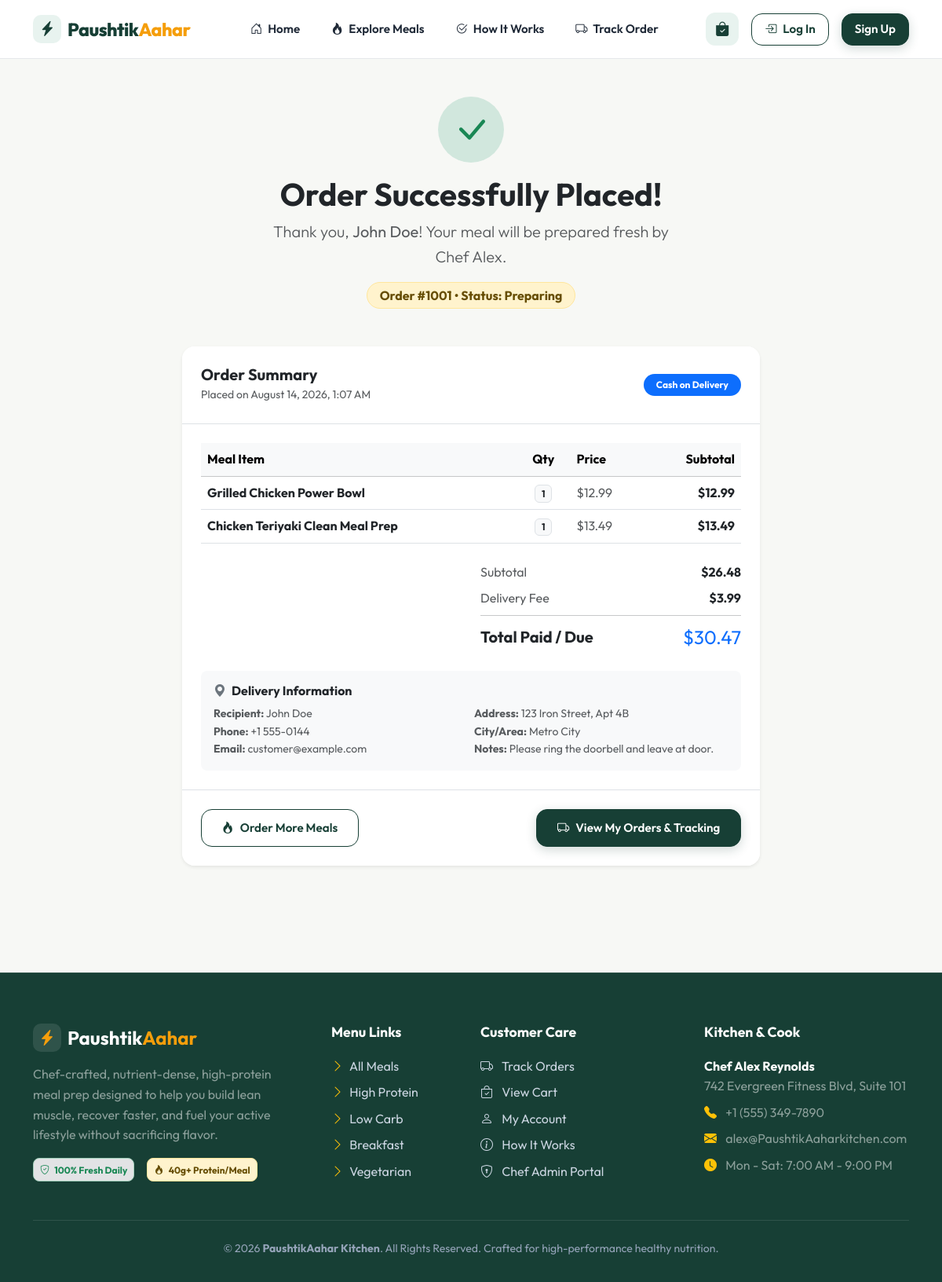
Page /order-success.php?id=1001 on the committed database.
### tables this page shows
CREATE TABLE `orders` (
  `id` INT AUTO_INCREMENT PRIMARY KEY,
  `user_id` INT NULL,
  `customer_name` VARCHAR(100) NOT NULL,
  `customer_email` VARCHAR(120) NOT NULL,
  `customer_phone` VARCHAR(30) NOT NULL,
  `delivery_address` TEXT NOT NULL,
  `delivery_city` VARCHAR(80) NOT NULL,
  `delivery_instructions` TEXT NULL,
  `subtotal` DECIMAL(10,2) NOT NULL,
  `delivery_fee` DECIMAL(10,2) NOT NULL DEFAULT 3.99,
  `total` DECIMAL(10,2) NOT NULL,
  `payment_method` VARCHAR(50) NOT NULL DEFAULT 'Cash on Delivery',
  `payment_status` ENUM('Pending', 'Paid') NOT NULL DEFAULT 'Pending',
  `status` ENUM('Pending', 'Confirmed', 'Preparing', 'Ready', 'Out for Delivery', 'Delivered', 'Cancelled') NOT NULL DEFAULT 'Pending',
  `created_at` TIMESTAMP DEFAULT CURRENT_TIMESTAMP,
  `updated_at` TIMESTAMP DEFAULT CURRENT_TIMESTAMP ON UPDATE CURRENT_TIMESTAMP,
  FOREIGN KEY (`user_id`) REFERENCES `users`(`id`) ON DELETE SET NULL
);

CREATE TABLE `order_items` (
  `id` INT AUTO_INCREMENT PRIMARY KEY,
  `order_id` INT NOT NULL,
  `meal_id` INT NULL,
  `meal_name` VARCHAR(150) NOT NULL,
  `price` DECIMAL(10,2) NOT NULL,
  `quantity` INT NOT NULL DEFAULT 1,
  `subtotal` DECIMAL(10,2) NOT NULL,
  FOREIGN KEY (`order_id`) REFERENCES `orders`(`id`) ON DELETE CASCADE,
  FOREIGN KEY (`meal_id`) REFERENCES `meals`(`id`) ON DELETE SET NULL
);

CREATE TABLE `settings` (
  `key_name` VARCHAR(50) PRIMARY KEY,
  `key_value` TEXT NOT NULL
);

### includes/functions.php (called while the page is built, shortened)
<?php
function e($string) {
    return htmlspecialchars((string)$string, ENT_QUOTES, 'UTF-8');
}
function format_price($amount) {
    return '$' . number_format((float)$amount, 2);
}
function get_setting($key, $default = '') {
    global $pdo;
    try {
        $stmt = $pdo->prepare("SELECT key_value FROM settings WHERE key_name = ? LIMIT 1");
        $stmt->execute([$key]);
        $row = $stmt->fetch();
        return $row ? $row['key_value'] : $default;
    } catch (PDOException $e) {
        return $default;
    }
}

### order-success.php (the view, shortened to what this page needs)
<?php
require_once __DIR__ . '/config/database.php';
require_once __DIR__ . '/includes/functions.php';
$order_id = (int)($_GET['id'] ?? ($_SESSION['last_order_id'] ?? 0));
$stmt = $pdo->prepare("SELECT * FROM orders WHERE id = ?");
$stmt->execute([$order_id]);
$order = $stmt->fetch();
$stmt_items = $pdo->prepare("SELECT * FROM order_items WHERE order_id = ?");
$stmt_items->execute([$order_id]);
$items = $stmt_items->fetchAll();
require_once __DIR__ . '/includes/header.php';
?>
<div class="container py-5">
  <div class="row justify-content-center">
    <div class="col-lg-8">
      <div class="text-center mb-5">
        <div class="d-inline-flex align-items-center justify-content-center rounded-circle bg-success-subtle text-success mb-3" style="width: 84px; height: 84px;">
          <i class="bi bi-check-lg" style="font-size: 3rem;"></i>
        </div>
        <h1 class="fw-bold text-dark display-6 mb-2">Order Successfully Placed!</h1>
        <p class="lead text-muted mx-auto" style="max-width: 520px;">
          Thank you, <strong><?= e($order['customer_name']) ?></strong>! Your meal will be prepared fresh by Chef Alex.
        </p>
        <span class="badge bg-warning-subtle text-warning-emphasis border border-warning-subtle px-3 py-2 rounded-pill fs-6">
          Order #<?= $order['id'] ?> • Status: <?= e($order['status']) ?>
        </span>
      </div>
      <div class="card border-0 shadow-sm rounded-4 overflow-hidden mb-4">
        <div class="card-header bg-white p-4 border-bottom d-flex justify-content-between align-items-center">
          <div>
            <h5 class="fw-bold text-dark mb-0">Order Summary</h5>
            <small class="text-muted">Placed on <?= date('F j, Y, g:i A', strtotime($order['created_at'])) ?></small>
          </div>
          <span class="badge bg-primary px-3 py-2 rounded-pill"><?= e($order['payment_method']) ?></span>
        </div>
        <div class="card-body p-4">
          <div class="table-responsive mb-4">
            <table class="table align-middle mb-0">
              <thead class="table-light">
                <tr>
                  <th scope="col">Meal Item</th>
                  <th scope="col" class="text-center">Qty</th>
                  <th scope="col">Price</th>
                  <th scope="col" class="text-end">Subtotal</th>
                </tr>
              </thead>
              <tbody>
                <?php foreach ($items as $item): ?>
                  <tr>
                    <td class="fw-bold text-dark"><?= e($item['meal_name']) ?></td>
                    <td class="text-center"><span class="badge bg-light text-dark border"><?= $item['quantity'] ?></span></td>
                    <td class="text-muted"><?= format_price($item['price']) ?></td>
                    <td class="text-end fw-bold text-dark"><?= format_price($item['subtotal']) ?></td>
                  </tr>
                <?php endforeach; ?>
              </tbody>
            </table>
          </div>
          <div class="row justify-content-end mb-4">
            <div class="col-md-6">
              <div class="d-flex justify-content-between mb-2">
                <span class="text-muted">Subtotal</span>
                <span class="fw-bold text-dark"><?= format_price($order['subtotal']) ?></span>
              </div>
              <div class="d-flex justify-content-between mb-2">
                <span class="text-muted">Delivery Fee</span>
                <span class="fw-bold text-dark"><?= format_price($order['delivery_fee']) ?></span>
              </div>
              <hr class="my-2">
              <div class="d-flex justify-content-between align-items-center">
                <span class="fw-bold text-dark fs-5">Total Paid / Due</span>
                <span class="fs-4 fw-extrabold text-primary"><?= format_price($order['total']) ?></span>
              </div>
            </div>
          </div>
          <div class="p-3 bg-light rounded-3">
            <h6 class="fw-bold text-dark mb-2"><i class="bi bi-geo-alt-fill text-secondary me-1"></i> Delivery Information</h6>
            <div class="row g-2 small text-muted">
              <div class="col-md-6">
                <strong>Recipient:</strong> <?= e($order['customer_name']) ?><br>
                <strong>Phone:</strong> <?= e($order['customer_phone']) ?><br>
                <strong>Email:</strong> <?= e($order['customer_email']) ?>
              </div>
              <div class="col-md-6">
                <strong>Address:</strong> <?= e($order['delivery_address']) ?><br>
                <strong>City/Area:</strong> <?= e($order['delivery_city']) ?><br>
                <?php if (!empty($order['delivery_instructions'])): ?>
                  <strong>Notes:</strong> <?= e($order['delivery_instructions']) ?>
                <?php endif; ?>
              </div>
            </div>
          </div>
        </div>
        <div class="card-footer bg-white p-4 border-top d-flex flex-column flex-sm-row justify-content-between gap-3">
          <a href="meals.php" class="btn btn-outline-custom">
            <i class="bi bi-fire"></i> Order More Meals
          </a>
          <a href="orders.php" class="btn btn-primary-custom">
            <i class="bi bi-truck"></i> View My Orders & Tracking
          </a>
        </div>
      </div>
    </div>
  </div>
</div>
<?php require_once __DIR__ . '/includes/footer.php'; ?>

### includes/footer.php (shortened to what this page needs)
  </main>
  <footer class="footer-custom">
    <div class="container">
      <div class="row g-4">
        <div class="col-lg-4 col-md-6">
          <div class="d-flex align-items-center gap-2 mb-3">
            <div class="brand-icon" style="background: rgba(255,255,255,0.1); width: 36px; height: 36px; border-radius: 10px; display: flex; align-items: center; justify-content: center; color: #f59e0b;">
              <i class="bi bi-lightning-charge-fill fs-5"></i>
            </div>
            <h4 class="text-white fw-bold mb-0">Paushtik<span style="color: #f59e0b;">Aahar</span></h4>
          </div>
          <p class="text-white-50 pe-lg-4">
            Chef-crafted, nutrient-dense, high-protein meal prep designed to help you build lean muscle, recover faster, and fuel your active lifestyle without sacrificing flavor.
          </p>
          <div class="d-flex gap-3 mt-3">
            <span class="badge bg-secondary-subtle text-success p-2 rounded-3 border border-success-subtle"><i class="bi bi-shield-check me-1"></i> 100% Fresh Daily</span>
            <span class="badge bg-warning-subtle text-warning-emphasis p-2 rounded-3 border border-warning-subtle"><i class="bi bi-fire me-1"></i> 40g+ Protein/Meal</span>
          </div>
        </div>
        <div class="col-lg-2 col-md-6 col-6">
          <h5>Menu Links</h5>
          <ul class="list-unstyled d-flex flex-column gap-2 mb-0">
            <li><a href="meals.php"><i class="bi bi-chevron-right me-1 text-warning"></i> All Meals</a></li>
            <li><a href="meals.php?category=High%20Protein"><i class="bi bi-chevron-right me-1 text-warning"></i> High Protein</a></li>
            <li><a href="meals.php?category=Low%20Carb"><i class="bi bi-chevron-right me-1 text-warning"></i> Low Carb</a></li>
            <li><a href="meals.php?category=Breakfast"><i class="bi bi-chevron-right me-1 text-warning"></i> Breakfast</a></li>
            <li><a href="meals.php?category=Vegetarian"><i class="bi bi-chevron-right me-1 text-warning"></i> Vegetarian</a></li>
          </ul>
        </div>
        <div class="col-lg-3 col-md-6 col-6">
          <h5>Customer Care</h5>
          <ul class="list-unstyled d-flex flex-column gap-2 mb-0">
            <li><a href="orders.php"><i class="bi bi-truck me-2"></i> Track Orders</a></li>
            <li><a href="cart.php"><i class="bi bi-bag-check me-2"></i> View Cart</a></li>
            <li><a href="account.php"><i class="bi bi-person me-2"></i> My Account</a></li>
            <li><a href="index.php#how-it-works"><i class="bi bi-info-circle me-2"></i> How It Works</a></li>
            <li><a href="admin/login.php"><i class="bi bi-shield-lock me-2"></i> Chef Admin Portal</a></li>
          </ul>
        </div>
        <div class="col-lg-3 col-md-6">
          <h5>Kitchen & Cook</h5>
          <p class="text-white-50 mb-2">
            <strong class="text-white"><?= e(get_setting('cook_name', 'Chef subham ')) ?></strong><br>
            <?= e(get_setting('address', '742 Evergreen Fitness Blvd')) ?>
          </p>
          <p class="text-white-50 mb-2">
            <i class="bi bi-telephone-fill text-warning me-2"></i> <?= e(get_setting('contact_phone', '+977 000       000')) ?>
          </p>
          <p class="text-white-50 mb-2">
            <i class="bi bi-envelope-fill text-warning me-2"></i> <?= e(get_setting('contact_email', 'subham@PaushtikAaharkitchen.com')) ?>
          </p>
          <p class="text-white-50 mb-0">
            <i class="bi bi-clock-fill text-warning me-2"></i> <?= e(get_setting('business_hours', 'Mon - Sat: 7am - 9pm')) ?>
          </p>
        </div>
      </div>
      <div class="footer-bottom text-center">
        <p class="mb-0">
          &copy; <?= date('Y') ?> <strong>PaushtikAahar Kitchen</strong>. All Rights Reserved. Crafted for high-performance healthy nutrition.
        </p>
      </div>
    </div>
  </footer>
</body>
</html>

### assets/css/style.css (style rules this page uses)
:root { --primary: #173F35; --primary-hover: #12332a; --primary-light: #e8f3ef; --secondary: #2E7D5B; --secondary-hover: #246448; --accent: #F59E0B; --accent-hover: #d97706; --accent-light: #fef3c7; --bg-main: #F7F8F5; --bg-card: #FFFFFF; --text-main: #1F2937; --text-muted: #6B7280; --border-color: #E5E7EB; --protein-color: #3B82F6; --carbs-color: #F59E0B; --fat-color: #EF4444; --calories-color: #10B981; --radius-sm: 8px; --radius-md: 14px; --radius-lg: 20px; --radius-xl: 28px; --shadow-sm: 0 2px 8px rgba(23, 63, 53, 0.04); --shadow-md: 0 8px 24px rgba(23, 63, 53, 0.08); --shadow-lg: 0 16px 36px rgba(23, 63, 53, 0.12); --shadow-hover: 0 20px 40px rgba(23, 63, 53, 0.16); --transition: all 0.25s cubic-bezier(0.4, 0, 0.2, 1); }
* { box-sizing: border-box; margin: 0; padding: 0; }
body { font-family: 'Outfit', 'Inter', -apple-system, BlinkMacSystemFont, 'Segoe UI', Roboto, sans-serif; background-color: var(--bg-main); color: var(--text-main); line-height: 1.6; min-height: 100vh; display: flex; flex-direction: column; -webkit-font-smoothing: antialiased; }
a { color: var(--secondary); text-decoration: none; transition: var(--transition); }
.btn-primary-custom { background: var(--primary); color: #ffffff; border: 1px solid var(--primary); padding: 0.75rem 1.6rem; border-radius: var(--radius-md); font-weight: 600; font-size: 0.95rem; display: inline-flex; align-items: center; justify-content: center; gap: 0.5rem; transition: var(--transition); box-shadow: 0 4px 14px rgba(23, 63, 53, 0.2); }
.btn-outline-custom { background: transparent; color: var(--primary); border: 1.5px solid var(--primary); padding: 0.75rem 1.6rem; border-radius: var(--radius-md); font-weight: 600; font-size: 0.95rem; display: inline-flex; align-items: center; justify-content: center; gap: 0.5rem; transition: var(--transition); }
.footer-custom { background: var(--primary); color: #e5e7eb; padding: 4rem 0 2rem; margin-top: 4rem; border-top: 1px solid rgba(255, 255, 255, 0.1); }
.footer-custom h5 { color: #ffffff; font-weight: 700; margin-bottom: 1.25rem; font-size: 1.1rem; }
.footer-custom a { color: #cbd5e1; }
.footer-bottom { border-top: 1px solid rgba(255, 255, 255, 0.1); padding-top: 1.5rem; margin-top: 3rem; font-size: 0.88rem; color: #94a3b8; }

### rows in the picture
orders: customer_name "John Doe", id "1001", status "Preparing", created_at "August 14, 2026, 1:07 AM", payment_method "Cash on Delivery", subtotal "$26.48", delivery_fee "$3.99", total "$30.47", customer_phone "+1 555-0144", customer_email "customer@example.com", delivery_address "123 Iron Street, Apt 4B", delivery_city "Metro City", delivery_instructions "Please ring the doorbell and leave at door."
order_items: meal_name "Grilled Chicken Power Bowl", quantity "1", price "$12.99", subtotal "$12.99"
order_items: meal_name "Chicken Teriyaki Clean Meal Prep", quantity "1", price "$13.49", subtotal "$13.49"
settings: key_value "Chef Alex Reynolds"
settings: key_value "742 Evergreen Fitness Blvd, Suite 101"
settings: key_value "+1 (555) 349-7890"
settings: key_value "alex@PaushtikAaharkitchen.com"
settings: key_value "Mon - Sat: 7:00 AM - 9:00 PM"
